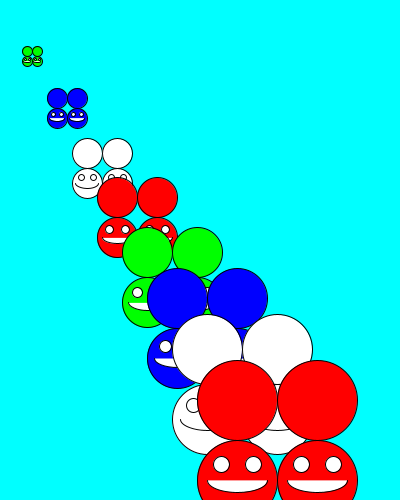
Frame 1 (no input)
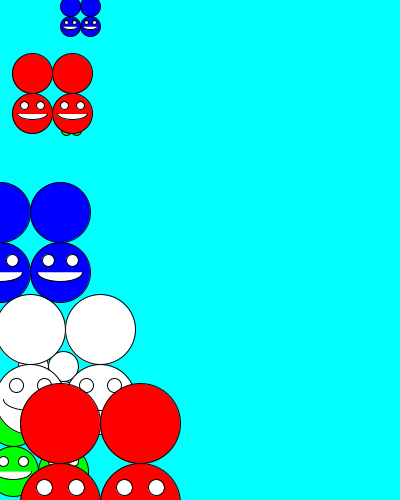
Frame 60 (the mouse pressed at the canvas centre just before this capture)
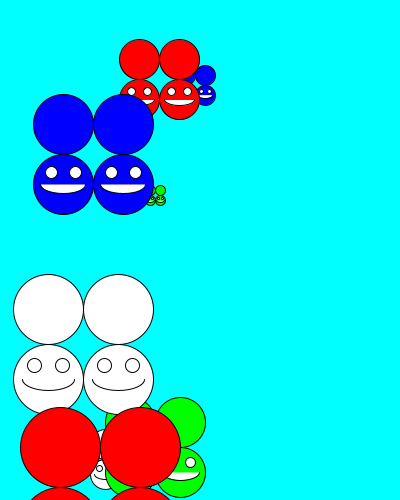
Frame 120 (the mouse held since frame 60 and released just before this capture)

The Processing sketch that drew these frames (run headless with seeded random() and noise(); from frame 60 on, the mouse is pressed at the canvas centre):

// Processing sketch: ball4ClassSmile
// ── ball4ClassSmile.pde
Ball4 [] bb;
void setup() {
  size(400, 500);
  // 4 objects
  bb= new Ball4[8];
  for (int i=1; i<9; i++)
    bb[i-1] = 
      new Ball4(30*i, 50*i, 
                10*i, i%4);
  // use member data
  textSize(30);
  text(bb[2].x, 200, 150);
}
void draw(){
  background(0, 255, 255);  
  // call member function
  for (int i=0; i<8; i++){
    bb[i].baggue();
    bb[i].display();
  }
}

// ── show.pde
class Ball4 {
  // constructor
  Ball4() {    op = 0;   }
  Ball4(float a, float b, float c, int d) {
    x=a;     y=b;     D = c;     op = d;
    vx = random(-3,-3);     vy = random(-4,4);
    sm = new smile(); 
  }
  // member data
  float x, y, vx, vy, D;
  int op;
  smile sm;
  // member function
  void baggue(){
    x += vx; y += vy;
    if(x<0) vx = random(1,3);
    if(x>width) vx = random(-3,-1);
    if(y<0) vy = random(1,3);
    if(y>height) vy = random(-3,-1);
  }
  void display() {
    if (op == 0) fill(255, 0, 0);
    else if (op == 1) fill(0, 255, 0);
    else if (op == 2) fill(0, 0, 255);
    else fill(255);
    circle(x, y, D);     circle(x+D, y, D);
    circle(x, y+D, D);   circle(x+D, y+D, D);
    sm.ss(x, y+D, D);   sm.ss(x+D, y+D, D);
  }
}

// ── smile.pde
class smile{
  smile(){};
  void ss(float x,float y, float s){
    fill(255);
    circle(x-s/5,y-s/5,s/5);
    circle(x+s/5,y-s/5,s/5);
    arc(x,y,0.75*s,0.3*s,0,PI);
  }
}
